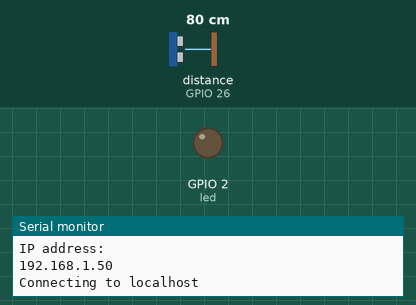
The sketch below on a simulated ESP32. Parts: output pins drawn as LEDs (lit = HIGH), the last lines printed to the serial monitor. Wiring (inferred from the names in the program): ultrasonic range finder: trigger GPIO 25; echo GPIO 26. The inputs (shaded band) are chosen by the test bench; at power-on: distance to the obstacle (sensor on GPIO 26) 80 cm. The echo pulse lasts 58.3 µs per cm; WiFi joins after 1.5 s; servers stay silent unless stated; pins used as bus, display or sensor lines are not drawn.

Above: at 2.7 s.
At 6.7 s:
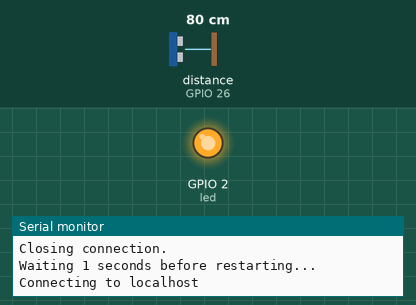
Timing chart, 0 to 7.5 s (numbered marks = the images above):
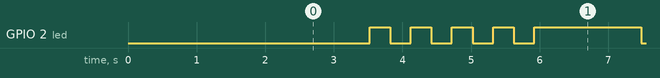

The sketch:

WiFiClientBasic.ino
```cpp
#include <WiFi.h>
#include <WiFiMulti.h>

WiFiMulti WiFiMulti;

const byte echo = 26;
const byte trigger = 25;
const byte led = 2;
const uint16_t port = 3000;
const char * host = "localhost"; // ip or dns

void setup()
{
    Serial.begin(115200);
    delay(10);

    pinMode(trigger, OUTPUT);      // set the Trigger pin mode
    pinMode(led, OUTPUT);      // set the LED pin mode
    pinMode(echo, INPUT);      // set the Echo pin mode

    // We start by connecting to a WiFi network
    WiFiMulti.addAP("TIGO-FAMILIA SAAVEDRAMOL-5G", "212401SAAMOL");

    //Serial.println();
    //Serial.println();
    Serial.print("Waiting for WiFi... ");

    while(WiFiMulti.run() != WL_CONNECTED)
    {
        Serial.print(".");
        delay(500);
    }

    Serial.println("");
    Serial.println("WiFi connected");
    Serial.println("IP address: ");
    Serial.println(WiFi.localIP());

    delay(500);
}


void sendPulse()
{
  digitalWrite(trigger, HIGH);
  delayMicroseconds(10);          //Send pulse of 10us
  digitalWrite(trigger, LOW);
}

int convertToDistance(int distance, long timeSensor)
{
   timeSensor = pulseIn(echo, HIGH); //get pulse width
   distance = timeSensor/59;         //calculate the distance of time
   return distance;
}


void loop()
{
    long timeSensor; //time it takes for the echo to return
    int distance; //distance in cm

    Serial.print("Connecting to ");
    Serial.println(host);

    // Use WiFiClient class to create TCP connections
    WiFiClient client;

    if (!client.connect(host, port)) {
        Serial.println("Connection failed.");
        Serial.println("Waiting 2 seconds before retrying...");
        delay(2000);
        return;
    }

    sendPulse();
    distance = convertToDistance(distance, timeSensor);
    //delay(100);


    client.print(distance);
    //read back one line from the server
    String line = client.readStringUntil('\r');
    //client.println(line);
    Serial.println(line);

    if(line == "Off")
      digitalWrite(led, LOW);
    else if(line == "On")
      digitalWrite(led, HIGH);
      else
      {
        for (int i = 0; i < 5; i++)
        {
          digitalWrite(led, LOW);
          delay(300);
          digitalWrite(led, HIGH);
          delay(300);
        }
      }

    Serial.println("Closing connection.");
    //client.stop();

    Serial.println("Waiting 1 seconds before restarting...");
    delay(50);
}
```

Measured:
- by itself, GPIO 2 (led): repeats every 4.3 s: 3 × (LOW 0.30 s, HIGH 0.30 s), LOW 0.30 s, HIGH 1.6 s, LOW 0.30 s, HIGH 0.30 s
- by itself, everything shown: repeats every 4.3 s, in 10 steps
